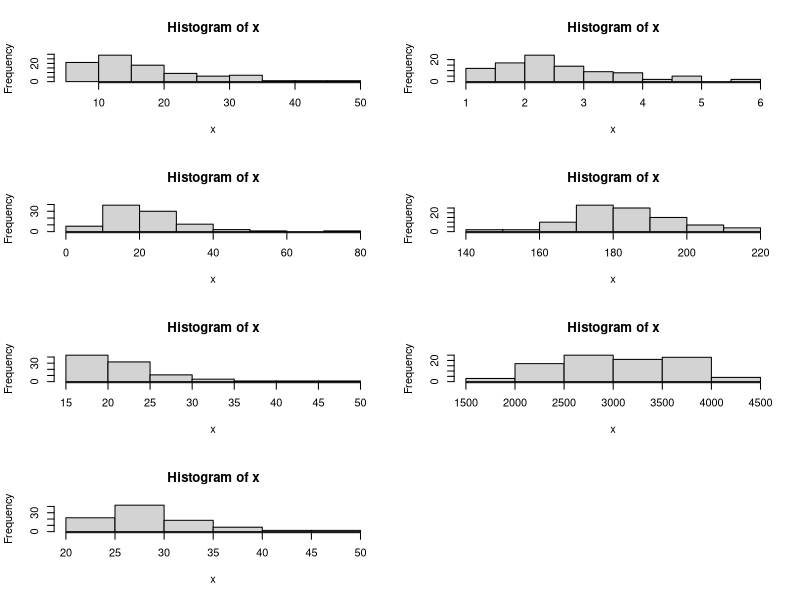

R code for this plot:
library(MASS)
mycars <- as.matrix(Cars93[, c('Min.Price', 'Max.Price', 
                       'MPG.city', 'MPG.highway', 
                       'EngineSize', 'Length', 'Weight')])

layout(matrix(1:8, ncol=2))
apply(mycars, 2, function(x) hist(x))

car.mean <- apply(mycars, 2, mean)
n <- nrow(mycars)
car.se <- apply(mycars, 2, sd)/sqrt(n)
# Assume normality
car.ci <- rbind(car.mean - car.se * qnorm(0.99), 
                car.mean + car.se * qnorm(0.99))

(cars.stats <- list(Cars.Means=car.mean,
                   Cars.Std.Errors=car.se,
                   Cars.CI.99=car.ci))
cars.stats

# ----- Problem 2 ------
(mean.income <- tapply(state.x77[, 'Income'], 
                      INDEX=state.region,
                      FUN=mean))


(max.illiteracy.rate <- tapply(state.x77[, 'Illiteracy'],
                              INDEX=state.division,
                              FUN=max))

(count.state.region <- tapply(rep(1, times=nrow(state.x77)), 
                             INDEX=state.region,
                             FUN=sum))
sum(count.state.region)

(count.state.division <- tapply(rep(1, times=nrow(state.x77)),
                                INDEX=state.division,
                                FUN=sum))

state.size <- cut(state.x77[, 'Population'], 
                  breaks=c(0, 2000, 10000, Inf),
                  labels=c('Small', 'Medium', 'Large'))

state.group <- factor(paste(state.region, state.size, sep='/'))

(med.hs.grad <- tapply(state.x77[, "HS Grad"],
                      INDEX=state.group,
                      FUN=median))

# ---- Problem 3 ----
cor.matrix <- function(x){
    cov.m <- cov(x)
    xx.sd <- sqrt(diag(cov(x)))
    return(sweep(sweep(cov.m, MARGIN=1,
                 STATS=xx.sd, FUN='/'),
                 MARGIN=2, STATS=xx.sd,
                 FUN='/'))
}

x <- matrix(rnorm(16), ncol=4)
all.equal(cor(x), cor.matrix(x))

# ---- Problem 4 ----
(cars.mad <- apply(mycars, 2, mad))
(cars.mad.alt <- apply(mycars, 2, 
                       function(x) 1.4826 * median(abs(x-median(x)))))
all.equal(cars.mad.alt, cars.mad)
